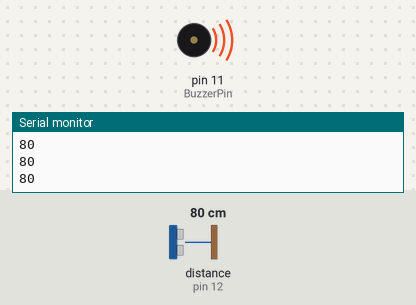
The sketch below on a simulated Arduino Uno, built with avr-gcc and run on an emulated ATmega328P. Shown: buzzer (waves = sounding, pin HIGH), the last lines printed to the serial monitor. The test bench sets the inputs (shaded band); at power-on: distance to the obstacle (sensor on pin 12) 80 cm.

Above: at 1.2 s.
1.3 s: distance to the obstacle (sensor on pin 12) set to 94 cm
2.8 s: distance to the obstacle (sensor on pin 12) set to 104 cm
At 4.1 s:
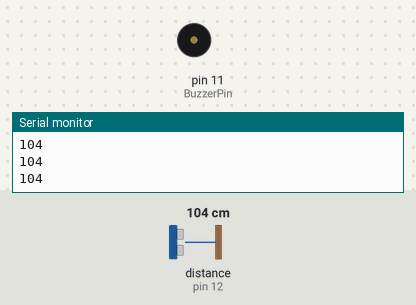
4.4 s: distance to the obstacle (sensor on pin 12) set to 2 cm
At 4.8 s:
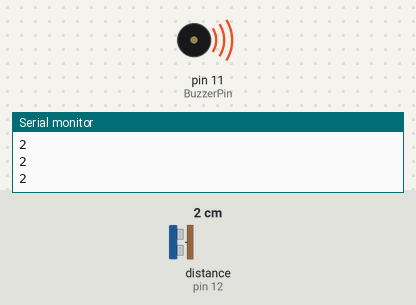
5.9 s: distance to the obstacle (sensor on pin 12) set to 120 cm
At 6.4 s:
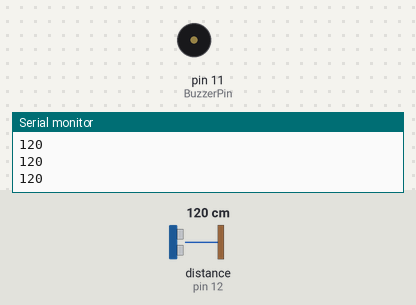
Timing chart, 0 to 8.4 s (numbered marks = the images above; inputs shaded):
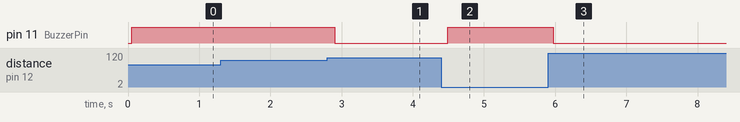

The sketch:

arduino_code.ino
```cpp
#include <HCSR04.h> // import the ultrasonic sensor library

UltraSonicDistanceSensor Sensor(13, 12);  // Initialize sensor that uses digital pins 13 and 12.

int BuzzerPin = 11; //buzzer pin go to pin 11
int Distance; // variable to store the value of the sensor
int MinDistance = 100; // Set the min distance in centimeters.

void setup () {
  Serial.begin(9600);
    pinMode(BuzzerPin,OUTPUT); // set the Buzzer Pin as Output.
}

void loop () {
    // Every 50 miliseconds, do a measurement using the sensor and print the distance in centimeters.
    Distance = Sensor.measureDistanceCm(); // read the distance from the Ultrasonic sensor.
    Serial.println(Distance);
    delay(50); // wait for 50 ms

    if (Distance < MinDistance) // check if the distance is less then the min distance.
      {
         digitalWrite(BuzzerPin,HIGH); // turn on the buzzer.
      }
      else
      {
         digitalWrite(BuzzerPin,LOW); //turn off the buzzer.
      }
}
```

Measured:
- the behaviour switches between 99 and 100 cm on distance to the obstacle (sensor on pin 12) (found by bisection; images 0 and 1)
- after the input at 2.8 s, pin 11 (BuzzerPin): HIGH → LOW after 0.10 s
- after the input at 4.4 s, pin 11 (BuzzerPin): LOW → HIGH after 0.09 s
- after the input at 5.9 s, pin 11 (BuzzerPin): HIGH → LOW after 0.07 s
